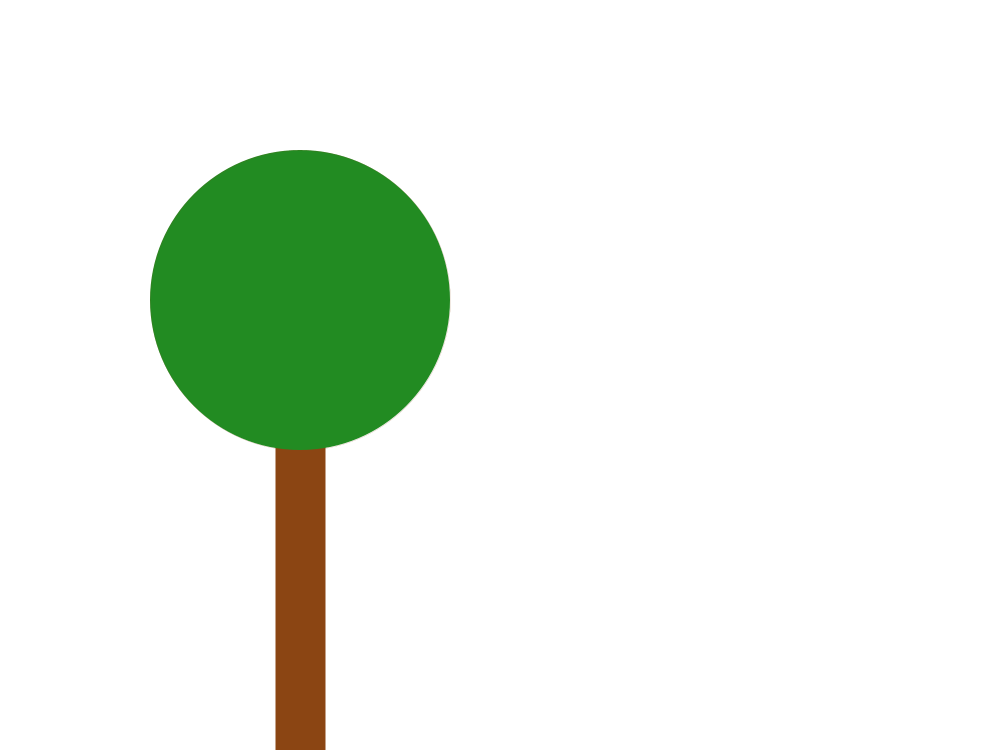
Frame 1 (no input)
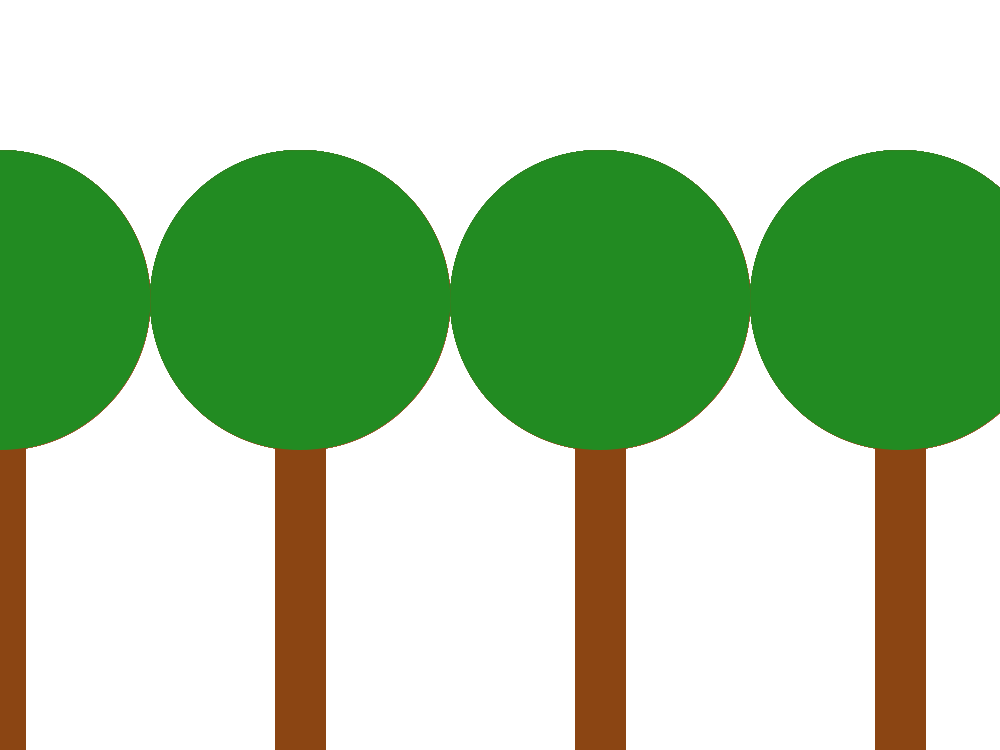
Frame 60 (the mouse pressed at the canvas centre just before this capture)
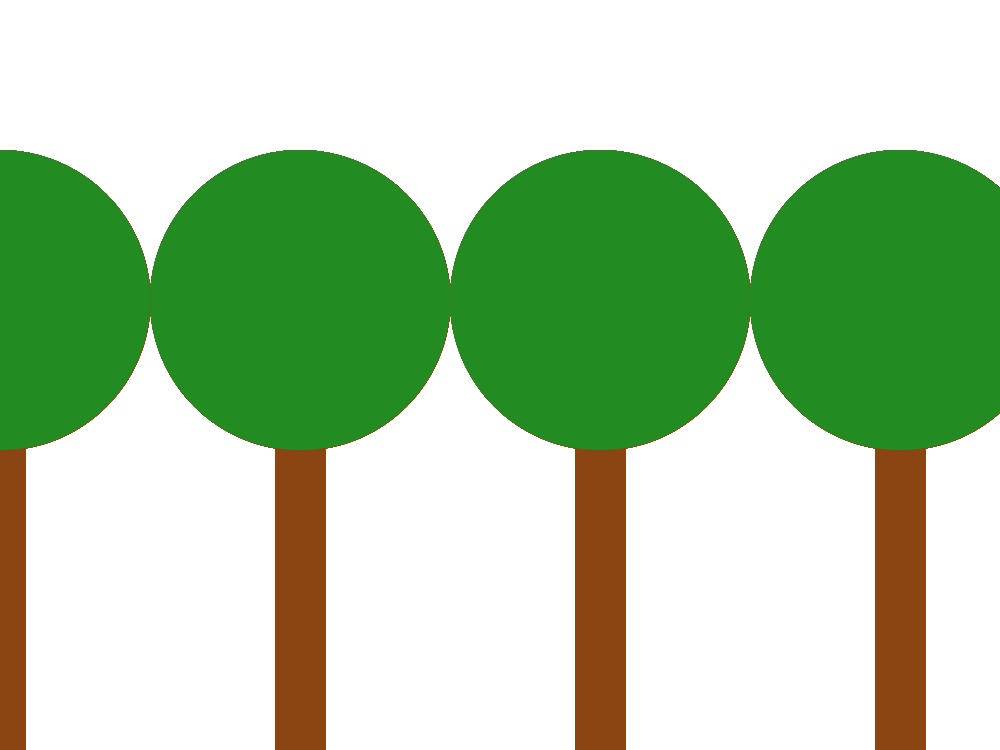
Frame 120 (the mouse held since frame 60 and released just before this capture)

The Processing sketch that drew these frames (run headless with seeded random() and noise(); from frame 60 on, the mouse is pressed at the canvas centre):

// Processing sketch: sketch_220913a
// ── sketch_220913a.pde

int xWaarde = 0;
int yWaarde = 300;
int Xwaarde = 0;
int Ywaarde = 300;

void setup(){
 size (1000,750);
 background(255,255,255);
}

void draw(){
 
  xWaarde+=300;
  yWaarde+=500;
  
  Xwaarde+=300;
  Ywaarde+=500;
  
  if(xWaarde>=1000){
    xWaarde = 0;
  }
  if(yWaarde>=750){
    yWaarde = 300;
  }
  if(Xwaarde>=1000){
   Xwaarde = 0; 
  }
  if(Ywaarde>=750){
   Ywaarde=300 ;
  }

  stroke(139,69,19);
  strokeWeight(50);
  line(Xwaarde,Ywaarde,Xwaarde,Ywaarde+750);
  
  strokeWeight(0);
  fill(34,139,34);
  ellipse(xWaarde,yWaarde,300,300);
  

}
